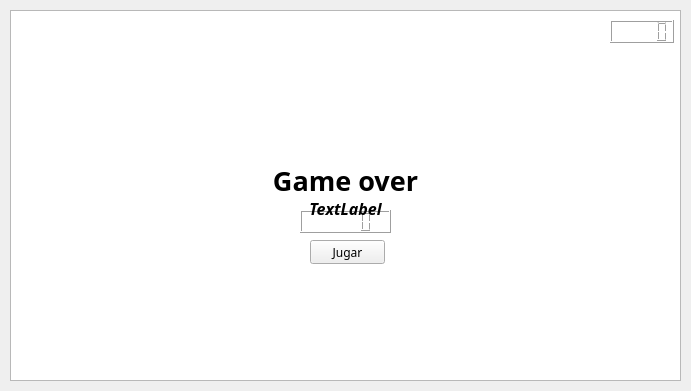
<?xml version="1.0" encoding="UTF-8"?>
<ui version="4.0">
 <class>MainWindow</class>
 <widget class="QMainWindow" name="MainWindow">
  <property name="geometry">
   <rect>
    <x>0</x>
    <y>0</y>
    <width>691</width>
    <height>391</height>
   </rect>
  </property>
  <property name="windowTitle">
   <string>MainWindow</string>
  </property>
  <widget class="QWidget" name="centralwidget">
   <widget class="QGraphicsView" name="graphicsView">
    <property name="geometry">
     <rect>
      <x>10</x>
      <y>10</y>
      <width>671</width>
      <height>371</height>
     </rect>
    </property>
   </widget>
   <widget class="QPushButton" name="jugar">
    <property name="geometry">
     <rect>
      <x>310</x>
      <y>240</y>
      <width>75</width>
      <height>24</height>
     </rect>
    </property>
    <property name="font">
     <font>
      <family>Noto Serif Cond</family>
     </font>
    </property>
    <property name="cursor">
     <cursorShape>PointingHandCursor</cursorShape>
    </property>
    <property name="text">
     <string>Jugar</string>
    </property>
   </widget>
   <widget class="QLCDNumber" name="puntuacion">
    <property name="geometry">
     <rect>
      <x>610</x>
      <y>20</y>
      <width>64</width>
      <height>23</height>
     </rect>
    </property>
   </widget>
   <widget class="QLabel" name="gameover">
    <property name="geometry">
     <rect>
      <x>270</x>
      <y>150</y>
      <width>151</width>
      <height>61</height>
     </rect>
    </property>
    <property name="font">
     <font>
      <family>Source Code Pro</family>
      <pointsize>20</pointsize>
      <bold>true</bold>
     </font>
    </property>
    <property name="text">
     <string>Game over</string>
    </property>
    <property name="alignment">
     <set>Qt::AlignCenter</set>
    </property>
   </widget>
   <widget class="QLCDNumber" name="puntuaciongo">
    <property name="geometry">
     <rect>
      <x>300</x>
      <y>210</y>
      <width>91</width>
      <height>23</height>
     </rect>
    </property>
   </widget>
   <widget class="QLabel" name="instruccion">
    <property name="geometry">
     <rect>
      <x>250</x>
      <y>200</y>
      <width>191</width>
      <height>16</height>
     </rect>
    </property>
    <property name="font">
     <font>
      <family>Rubik</family>
      <pointsize>12</pointsize>
      <italic>true</italic>
      <bold>true</bold>
     </font>
    </property>
    <property name="text">
     <string>TextLabel</string>
    </property>
    <property name="alignment">
     <set>Qt::AlignCenter</set>
    </property>
   </widget>
  </widget>
 </widget>
 <resources/>
 <connections/>
</ui>
